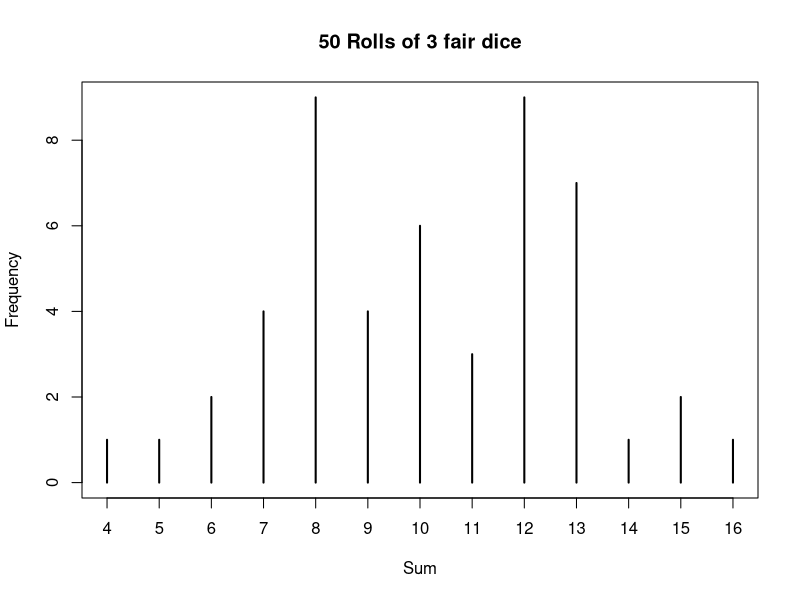

Source code (R):
 three.dice <- function(){
 dice <- sample(1:6, size=3, replace=TRUE)
 return(sum(dice))
 }
 
 sims <- replicate(50, three.dice())
 sims

 plot(table(sims), xlab='Sum', ylab='Frequency', main='50 Rolls of 3 fair dice')
 
 tensims <- replicate(10, replicate (50, three.dice()))
 prob <- sum((14 <= tensims) & (tensims <= 16))/length(tensims)
 prob
